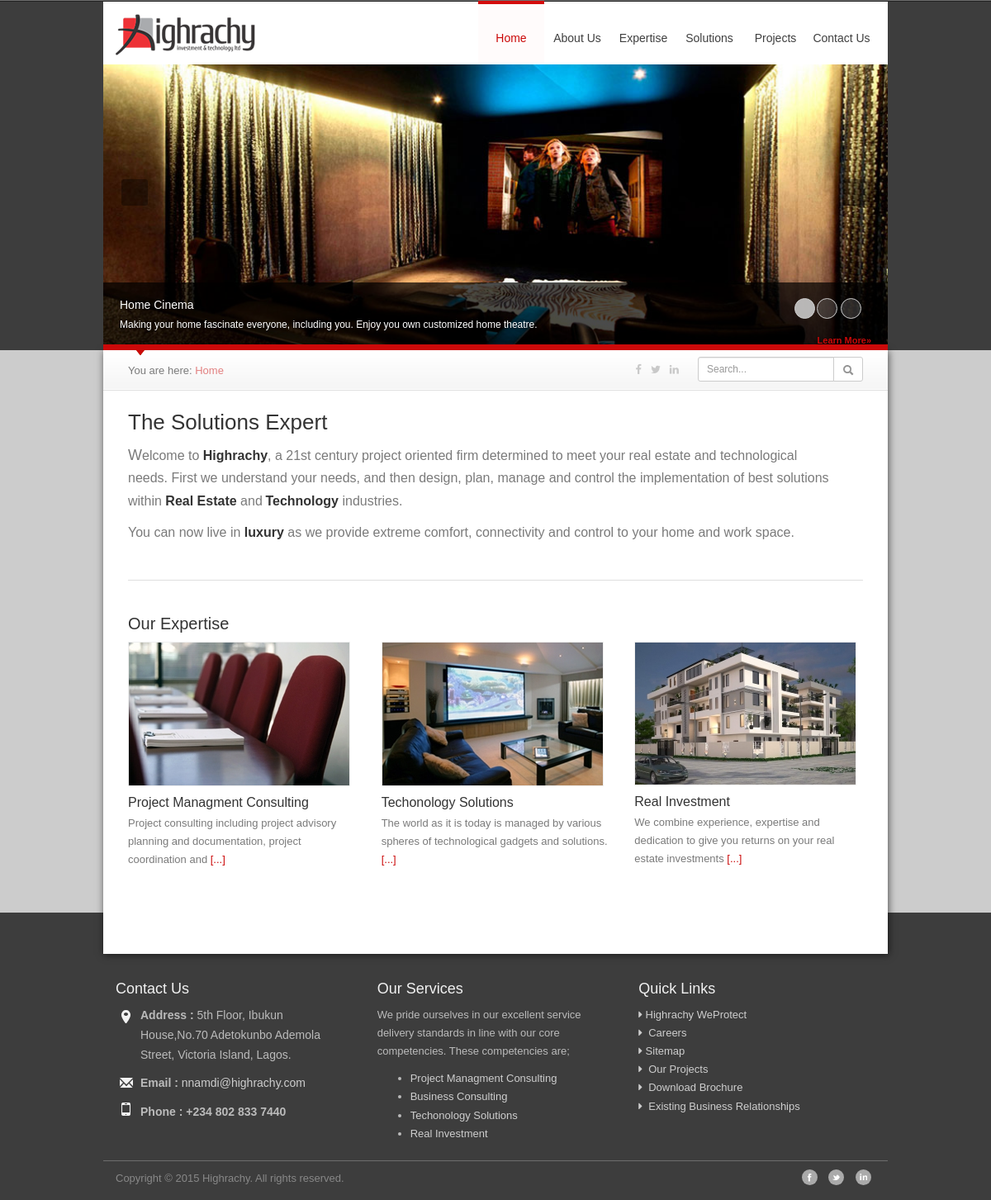
The app's page /index2.php with its own data.
### tables this page shows
CREATE TABLE `slideshow` (
  `slideshow_id` int(11) NOT NULL,
  `name` varchar(60) NOT NULL,
  `description` varchar(250) NOT NULL,
  `link_text` varchar(250) NOT NULL,
  `link_page` varchar(100) NOT NULL,
  `slideshow_pics` varchar(60) NOT NULL,
  `show_home` varchar(10) NOT NULL DEFAULT 'YES',
  `modified` timestamp NOT NULL DEFAULT CURRENT_TIMESTAMP
);

CREATE TABLE `edit` (
  `id` int(11) NOT NULL,
  `name` varchar(60) NOT NULL,
  `content` mediumtext,
  `modified` timestamp NOT NULL DEFAULT CURRENT_TIMESTAMP ON UPDATE CURRENT_TIMESTAMP
);

CREATE TABLE `home` (
  `id` int(11) NOT NULL,
  `pics` varchar(150) NOT NULL,
  `link` int(11) NOT NULL,
  `modified` timestamp NOT NULL DEFAULT CURRENT_TIMESTAMP ON UPDATE CURRENT_TIMESTAMP
);

CREATE TABLE `expertise` (
  `id` int(11) NOT NULL,
  `name` varchar(150) NOT NULL,
  `content` text,
  `pics` varchar(150) DEFAULT NULL,
  `link` int(11) NOT NULL DEFAULT '0',
  `priority` int(11) NOT NULL DEFAULT '1',
  `icons_id` int(11) DEFAULT NULL,
  `modified` timestamp NOT NULL DEFAULT CURRENT_TIMESTAMP
);

CREATE TABLE `contact` (
  `id` int(11) NOT NULL,
  `address` text NOT NULL,
  `mobile1` varchar(20) NOT NULL,
  `land` varchar(30) NOT NULL,
  `facebook` varchar(250) NOT NULL,
  `twitter` varchar(250) NOT NULL,
  `linked` varchar(250) NOT NULL,
  `modified` timestamp NOT NULL DEFAULT CURRENT_TIMESTAMP
);

### functions/database.class.php (called while the page is built, shortened)
<?php
class Database {
private $affected_rows = 0;
private $link_id = 0;
private $query_id = 0;
public function __construct($server, $user, $pass, $database, $pre=''){
	$this->server=$server;
	$this->user=$user;
	$this->pass=$pass;
	$this->database=$database;
	$this->link_id = @mysqli_connect($this->server, $this->user, $this->pass, $this->database);
	if (!$this->link_id) {
		trigger_error('Could not connect to MySQL: ' . mysqli_connect_error());
	} else {
		mysqli_set_charset($this->link_id, 'utf8');
	}
}
protected function query($sql) {
	$this->query_id = @mysqli_query($this->link_id,$sql);
	$this->affected_rows = @mysqli_affected_rows($this->link_id);
	return $this->query_id;
}
protected function fetch_array($query_id=-1) {
	if ($query_id instanceof mysqli_result) {
		$this->query_id=$query_id;
	}
	if (isset($this->query_id)) {
		$record = @mysqli_fetch_assoc($this->query_id);
	}else{
		trigger_error("Invalid Records could not be fetched.");
	}
	return $record;
}
public function fetch_first_row($query_string) {
	$query_id = $this->query($query_string);
	$out = $this->fetch_array($query_id);
	return $out;
}
public function fetch_all_row($sql) {
	$query_id = $this->query($sql);
	$out = array();
	while ($row = $this->fetch_array($query_id)){
		$out[] = $row;
	}
	return $out;
}
public function total_affected_rows($query_string ="") {
	return $this->affected_rows;
}
protected function free_result($query_id=-1) {
	if ($query_id instanceof mysqli_result) {
		$this->query_id=$query_id;
	}
}
}
?>

### includes/config.inc.php (called while the page is built, shortened)
<?php
function more($text = "", $number= 0, $more=" ..."){
	$more = strip_tags($more);
	$org_total = strip_tags(strlen($text));
	if(strrpos(strip_tags($text)," ",0))
		$f = strrpos(strip_tags($text)," ",0);
	else $f = $org_total;
	$desc = substr(strip_tags($text),0,$f);
	$ext_total = strip_tags(strlen($desc));
	if ( (is_int($number) &&($number > 0))){
		if (($ext_total > $number)){
			$desc = substr($desc,0, $number - strlen($more));
			$ff = strrpos(strip_tags($desc)," ",0);
			$desc = substr(strip_tags($desc),0,$ff) . $more;
		}
	}
	return $desc;
	}
?>

### index2.php (the view, shortened to what this page needs)
<?php $title = "index"; $script=true; ?>
<?php
include('includes/config.inc.php');
require('functions/database.class.php');
$db = new Database(DB_HOST, DB_USER, DB_PASSWORD, DB_NAME);
$query = "SELECT content FROM edit where id='1'";
$rows = $db->fetch_first_row($query);
$tagline = $rows['content'];
$query = "SELECT home.id, home.pics, home.link, name,content FROM home INNER JOIN expertise ON home.link = expertise.id ORDER BY expertise.id LIMIT 3";
$recent_contents = $rows = $db->fetch_all_row($query);
$content = "";
foreach ($rows as $row){
  $content .= '<div class="col-sm-6 col-md-4';
  $content .= '"><img src="img/expertise/'.$row['pics'].'" class="img-responsive" /><h4>'.$row['name'].'</h4><p>'.more($row['content'],100,"").' <a href="expertise2.php">[...]</a></p><br></div>';
  }
$query = "SELECT name,description,link_text,link_page,slideshow_pics FROM slideshow WHERE show_home='YES' ORDER BY RAND() LIMIT 3";
$slideshows = $table = $db->fetch_all_row($query);
$total_slideshow = $db->total_affected_rows();
?>
<?php include('includes/header2.inc.php'); ?>
      <div class="row">
        <div id="myCarousel" class="carousel slide">
          <ol class="carousel-indicators hidden-xs">
            <?php for ($i=0; $i < $total_slideshow; $i++){
             echo '<li data-target="#myCarousel" data-slide-to="'.$i.'"';
             if ($i == 0 ) echo ' class="active"';
             echo '></li>';
             } ?>
          </ol>
          <div class="carousel-inner">
            <?php $count=0; foreach ($slideshows as $slideshow) {  $count++;?>
            <div class="item<?php if ($count == 1) echo " active"; ?>">
              <img src='img/slideshow/<?php echo $slideshow['slideshow_pics'] ?>' alt='Slideshow Picture of <?php echo $slideshow['name'] ?>'>
              <div class="carousel-caption caption-right">
                <h4><?php echo $slideshow['name'] ?></h4>
                <?php echo $slideshow['description'] ?>
                <a class="pull-right" href="<?php echo $slideshow['link_page'] ?>"><?php echo $slideshow['link_text']; ?>&raquo;</a>
              </div>
            </div>
            <?php } ?>
          </div>
          <a class="left carousel-control" href="#myCarousel" data-slide="prev">
            <span class="fa fa-prev"></span>
          </a>
          <a class="right carousel-control" href="#myCarousel" data-slide="next">
          <span class="fa fa-next"></span>
          </a>
        </div>
      </div>
     </div>
     <section>
      <div class="container">
            <div id="content" class="row">
                <?php include('includes/breadcrumb2.inc.php'); ?>
                <div id="index-content" class="maincontent">
                        <h2>The Solutions Expert</h2>
                        <div class="lead"><?php echo $tagline ?></div>
                        <div class="break"></div>
                        <div class="center-content">
                          <h3>Our Expertise</h3>
                          <div class="row">
                            <?php echo $content ?>
                          </div>
                        </div>
                    </div>
            </div>
      </div>
     </section>
        <?php include('includes/footer2.inc.php'); ?>
    </body>
</html>

### includes/header2.inc.php (shortened to what this page needs)
            <?php
                $query = "SELECT address, mobile1, land,facebook, twitter, linked FROM contact WHERE id='1'";
                $table = $db->fetch_first_row($query);
                $address = $table['address'];
                $mobile1 = $table['mobile1'];
                $facebook = $table['facebook'];
                $twitter = $table['twitter'];
                $linked = $table['linked'];
                $query = "SELECT id,link,name FROM expertise WHERE link <> 0 LIMIT 4";
                $rows = $db->fetch_all_row($query);
                $service = "";
                foreach ($rows as $row){
                    $service .= '<li><a href="expertise.php?page='.$row['link'].'">'.$row['name'].'</a></li>';
                }
            ?>
<!DOCTYPE html>
 <html class="no-js">
    <head>
        <link rel="stylesheet" href="css/highrachy.css">
        <?php if (isset($dashboard) && ($dashboard)) { ?>
        <link rel="stylesheet" href="css/fonts_icons.css">
        <link rel="stylesheet" href="css/dashboard.css">
        <?php } else { ?>
        <link rel="stylesheet" href="css/sprites_icons.css">
    <?php } ?>
    </head>
    <body>
      <div class="container">
    <header>
        <div id="navigation" class="row">
          <div id="logo-region" class="col-md-3 text-center-sm">
            <a href="<?php echo BASE_URL ?>"><img src="img/highrachy_logo.png" alt="logo" class="img-responsive" /></a>
          </div>
          <div class="col-md-9">
            <nav class="navbar highrachy-menu" role="navigation">
              <div class="collapse navbar-collapse navbar-ex1-collapse">
                <ul id="top-nav"  class="nav navbar-right navbar-nav">
                  <?php if (isset($dashboard) && ($dashboard)) { ?>
                            <li><a href="dashboard.php"<?php if ($title=='dashboard') echo 'class="stays-active" ' ?>>Dashboard</a></li>
                            <li><a href="about-content.php"<?php if (isset($sub_title) && ($sub_title=='about_content')) echo 'class="stays-active" ' ?>>About Us</a></li>
                            <li><a href="dashboard_expertise.php"<?php if  (isset($sub_title) && ($sub_title=='dashboard_expertise')) echo 'class="stays-active" ' ?>>Expertise</a></li>
                            <li><a href="dashboard_solutions.php"<?php if  (isset($sub_title) && ($sub_title=='dashboard_solutions')) echo 'class="stays-active" ' ?>>Solutions</a></li>
                            <li><a href="dashboard_product.php"<?php if ($title=='dashboard_product') echo 'class="stays-active" ' ?>>Products</a></li>
                            <li><a href="logout.php">Logout</a></li>
                            <?php } else { ?>
                            <li><a href="index.php"<?php if ($title=='index') echo 'class="stays-active" ' ?>>Home</a></li>
                            <li><a href="about.php"<?php if ($title=='about') echo 'class="stays-active" ' ?>>About Us</a></li>
                            <li><a href="expertise.php"<?php if ($title=='expertise') echo 'class="stays-active" ' ?>>Expertise</a></li>
                            <li><a href="solutions.php"<?php if ($title=='solutions') echo 'class="stays-active" ' ?>>Solutions</a></li>
                            <li><a href="projects.php"<?php if ($title=='projects') echo 'class="stays-active" ' ?>>Projects</a></li>
                            <li><a href="contact.php"<?php if ($title=='contact') echo 'class="stays-active" ' ?>>Contact Us</a></li>
                            <?php } ?>
                </ul>
              </div>
            </nav>
          </div>
        </div>
    </header>

### includes/footer2.inc.php (shortened to what this page needs)
<footer>
    <div class="container">
        <div class="row">
            <div class="col-sm-4">
                <h3>Contact Us</h3>
                <address>
                <p class="home"><span> Address : </span><?php echo strip_tags($address) ?></p>
                <p class="email"><span>Email : </span><a href="mailto:nnamdi@highrachy.com">nnamdi@highrachy.com</a></p>
                <p class="phone"><span>Phone : </span><strong><?php echo $mobile1 ?></strong></p>
                </address>
            </div>
            <div class="col-sm-4 hidden-xs">
                <h3>Our Services</h3>
                <p>We pride ourselves in our excellent service delivery standards in line with our core competencies. These competencies are;  </p>
                    <ul id="footer-links">
                    <?php echo $service ?>
                    </ul>
            </div>
            <div class="col-sm-4 hidden-xs">
                <h3>Quick Links</h3>
                <ul class="list-unstyled">
                    <li><a href="http://weprotect.highrachy.com"><span class="fa fa-caret-right"></span>&nbsp;Highrachy WeProtect </a> </li>
                    <li><a href="career.php"><span class="fa fa-caret-right"></span> &nbsp;Careers&nbsp;  </a></li>
                    <li><a href="sitemap.php"><span class="fa fa-caret-right"></span>&nbsp;Sitemap </a> </li>
                    <li><a href="about.php#projects"><span class="fa fa-caret-right"></span> &nbsp;Our Projects&nbsp;  </a></li>
                    <li><a href="http://highrachy.com/highracy_brochure.pdf"><span class="fa fa-caret-right"></span> &nbsp;Download Brochure&nbsp;  </a></li>
                    <li><a href="about.php#business-relationships"><span class="fa fa-caret-right"></span> &nbsp;Existing Business Relationships&nbsp;  </a></li>
                </ul>
            </div>
        </div>
        <div id="copyright" class="row">
            <div class="col-sm-8 pull-left">Copyright &copy; 2015 Highrachy. All rights reserved.</div>
            <div class="col-sm-4 hidden-xs pull-right">
                <ul class="list-unstyled list-inline pull-right">
                    <li><a href="<?php echo $facebook ?>"><span id="facebook_icon"></span></a></li>
                    <li><a href="<?php echo $twitter ?>"><span id="twitter_icon"></span></a></li>
                    <li><a href="<?php echo $linked ?>"><span id="linkedin_icon"></span></a></li>
                </ul>
            </div>
        </div>
    </div>
</footer>

### records on screen
slideshow: slideshow_pics (picture), name "Home Cinema", description "Making your home fascinate everyone, including you. Enjoy you own customized home theatre.", link_text "Learn More"
edit: content "W elcome to Highrachy , a 21st century project oriented firm determined to meet your real estate and technological needs. First we understand your needs, and then design, plan, manage and control the implementation of best solutions within Real Estate and Technology industries. You can now live in luxury as we provide extreme comfort, connectivity and control to your home and work space."
home: pics (picture), expertise.name "Project Managment Consulting", expertise.content "Project consulting including project advisory planning and documentation, project coordination and"
home: pics (picture), expertise.name "Techonology Solutions", expertise.content "The world as it is today is managed by various spheres of technological gadgets and solutions."
home: pics (picture), expertise.name "Real Investment", expertise.content "We combine experience, expertise and dedication to give you returns on your real estate investments"
contact: address "5th Floor, Ibukun House,No.70 Adetokunbo Ademola Street, Victoria Island, Lagos.", mobile1 "+234 802 833 7440"
expertise: name "Project Managment Consulting"
expertise: name "Business Consulting"
expertise: name "Techonology Solutions"
expertise: name "Real Investment"

### other values on screen
$home "Home"
